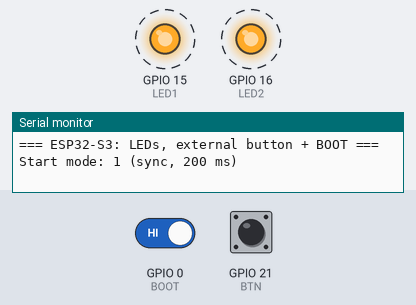
Bench run of a program on a simulated ESP32-S3. Shown: output pins drawn as LEDs (lit = HIGH), the last lines printed to the serial monitor. Dashed ring = blinking. The inputs (shaded band) are chosen by the test bench; at power-on: GPIO 0 (BOOT) HIGH, GPIO 21 (BTN) HIGH.

Above: at 1.25 s.
1.3 s: GPIO 0 (BOOT) driven LOW
At 2.1 s:
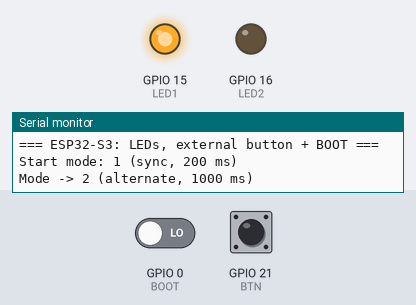
4.3 s: GPIO 21 (BTN) pulled LOW for 3.2 s
At 9.3 s:
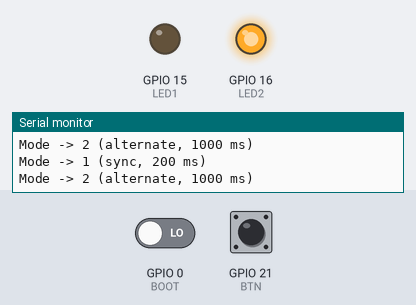
Timing chart, 0 to 15.0 s (numbered marks = the images above; inputs shaded):
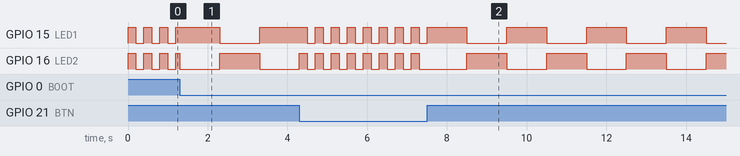

The program:

main.cpp
```cpp
#include <Arduino.h>

// Модуль 1.4: два LED, зовнішня кнопка і BOOT вибирають режим миготіння
//   режим 1 (старт) — обидва LED разом, 200 мс;  вмикає зовнішня кнопка
//   режим 2         — LED по черзі, 1000 мс;     вмикає BOOT
#define LED1 15  // GPIO15 → 220 Ом → LED → GND
#define LED2 16  // GPIO16 → 220 Ом → LED → GND
#define BTN  21  // зовнішня кнопка → GND, INPUT_PULLUP
#define BOOT 0   // кнопка BOOT на платі, підтяжка 10 кОм вже є

int mode = 1;          // «пам'ять» програми: змінюється лише кнопкою
bool phase = true;     // перша чи друга половина такту
uint32_t last = 0;     // коли почалася поточна половина

// вивести поточну половину такту на LED
void show() {
  digitalWrite(LED1, phase);
  digitalWrite(LED2, mode == 1 ? phase : !phase);  // режим 2: LED2 — навпаки
}

// новий режим починається одразу, з першої половини
void setMode(int m) {
  if (m == mode) return;  // та сама кнопка ще раз — нічого не змінюємо
  mode = m;
  phase = true;
  last = millis();
  show();
  Serial.println(mode == 1 ? "Mode -> 1 (sync, 200 ms)" : "Mode -> 2 (alternate, 1000 ms)");
}

void setup() {
  Serial.begin(115200);
  pinMode(LED1, OUTPUT); pinMode(LED2, OUTPUT);
  pinMode(BTN, INPUT_PULLUP);
  pinMode(BOOT, INPUT);
  Serial.println("=== ESP32-S3: LEDs, external button + BOOT ===");
  Serial.println("Start mode: 1 (sync, 200 ms)");
  show();
}

void loop() {
  // кнопки опитуються щопроходу — без delay() натискання не губиться
  if (digitalRead(BTN) == LOW) setMode(1);
  else if (digitalRead(BOOT) == LOW) setMode(2);

  uint32_t period = (mode == 1) ? 200 : 1000;
  if (millis() - last >= period) {
    last = millis();
    phase = !phase;
    show();
  }
}
```
